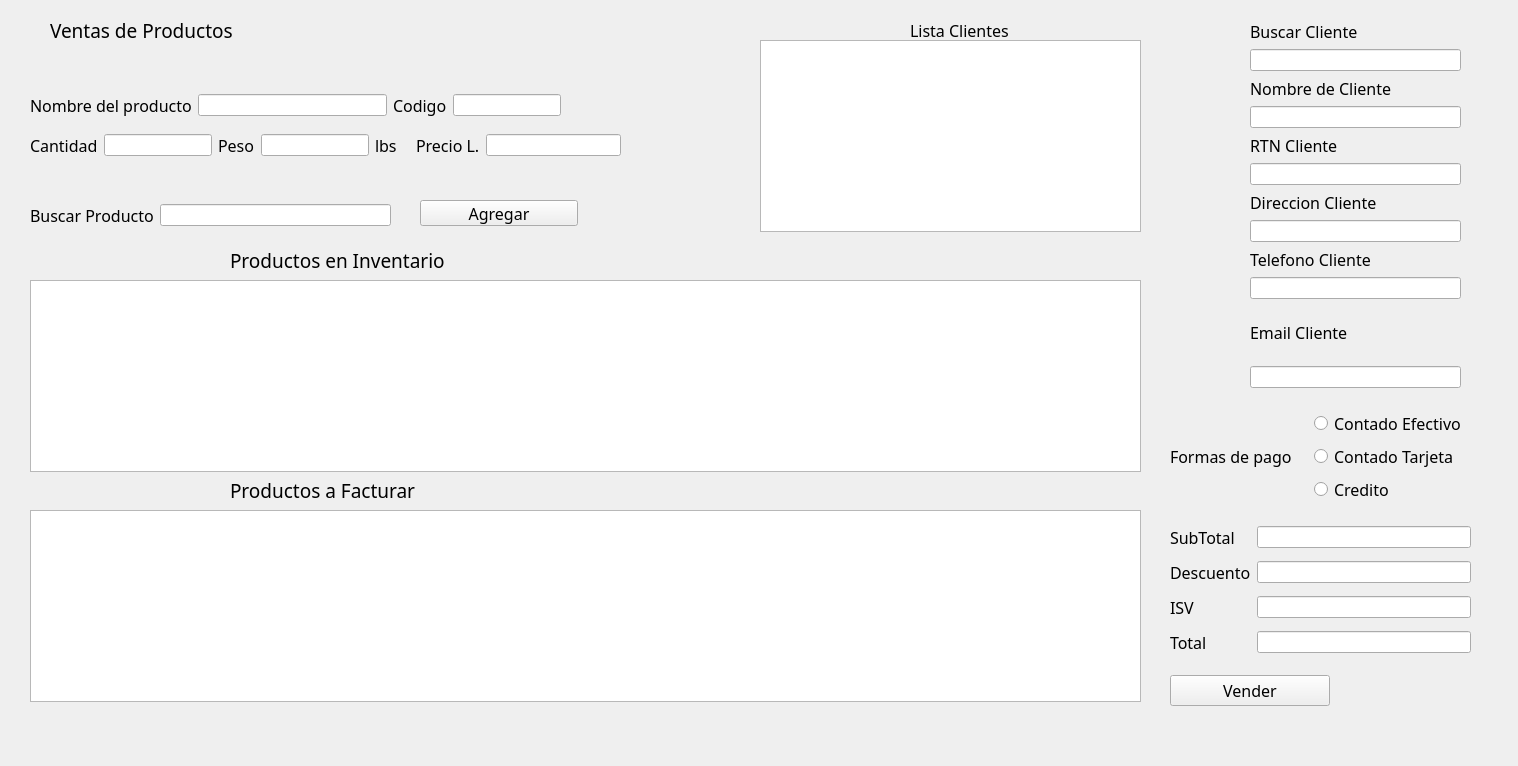
<?xml version="1.0" encoding="UTF-8"?>
<ui version="4.0">
 <class>MainWindow</class>
 <widget class="QMainWindow" name="MainWindow">
  <property name="geometry">
   <rect>
    <x>0</x>
    <y>0</y>
    <width>1518</width>
    <height>766</height>
   </rect>
  </property>
  <property name="windowTitle">
   <string>Ventas</string>
  </property>
  <widget class="QWidget" name="centralwidget">
   <widget class="QLabel" name="label">
    <property name="geometry">
     <rect>
      <x>-10</x>
      <y>0</y>
      <width>1541</width>
      <height>771</height>
     </rect>
    </property>
    <property name="styleSheet">
     <string notr="true">background-image: url(:/imagenes/fondoaplicacion.jpg);</string>
    </property>
    <property name="text">
     <string/>
    </property>
   </widget>
   <widget class="QLabel" name="label_2">
    <property name="geometry">
     <rect>
      <x>50</x>
      <y>20</y>
      <width>191</width>
      <height>20</height>
     </rect>
    </property>
    <property name="font">
     <font>
      <family>Droid Sans</family>
      <pointsize>14</pointsize>
     </font>
    </property>
    <property name="text">
     <string>Ventas de Productos</string>
    </property>
   </widget>
   <widget class="QWidget" name="verticalLayoutWidget">
    <property name="geometry">
     <rect>
      <x>1250</x>
      <y>20</y>
      <width>211</width>
      <height>368</height>
     </rect>
    </property>
    <layout class="QVBoxLayout" name="verticalLayout">
     <item>
      <layout class="QVBoxLayout" name="verticalLayout_5">
       <item>
        <widget class="QLabel" name="label_3">
         <property name="font">
          <font>
           <family>Droid Sans</family>
           <pointsize>12</pointsize>
          </font>
         </property>
         <property name="text">
          <string>Buscar Cliente</string>
         </property>
        </widget>
       </item>
       <item>
        <widget class="QLineEdit" name="txtbuscarcli"/>
       </item>
       <item>
        <layout class="QVBoxLayout" name="verticalLayout_6">
         <item>
          <widget class="QLabel" name="label_5">
           <property name="font">
            <font>
             <family>Droid Sans</family>
             <pointsize>12</pointsize>
            </font>
           </property>
           <property name="text">
            <string>Nombre de Cliente</string>
           </property>
          </widget>
         </item>
         <item>
          <widget class="QLineEdit" name="txtnombrecli">
           <property name="readOnly">
            <bool>true</bool>
           </property>
          </widget>
         </item>
         <item>
          <layout class="QVBoxLayout" name="verticalLayout_10">
           <item>
            <widget class="QLabel" name="label_9">
             <property name="font">
              <font>
               <family>Droid Sans</family>
               <pointsize>12</pointsize>
              </font>
             </property>
             <property name="text">
              <string>RTN Cliente</string>
             </property>
            </widget>
           </item>
           <item>
            <widget class="QLineEdit" name="txtrtnclien">
             <property name="readOnly">
              <bool>true</bool>
             </property>
            </widget>
           </item>
          </layout>
         </item>
        </layout>
       </item>
      </layout>
     </item>
     <item>
      <layout class="QVBoxLayout" name="verticalLayout_11">
       <item>
        <widget class="QLabel" name="label_10">
         <property name="font">
          <font>
           <family>Droid Sans</family>
           <pointsize>12</pointsize>
          </font>
         </property>
         <property name="text">
          <string>Direccion Cliente</string>
         </property>
        </widget>
       </item>
       <item>
        <widget class="QLineEdit" name="txtdireccioncli">
         <property name="readOnly">
          <bool>true</bool>
         </property>
        </widget>
       </item>
       <item>
        <layout class="QVBoxLayout" name="verticalLayout_8">
         <item>
          <widget class="QLabel" name="label_7">
           <property name="font">
            <font>
             <family>Droid Sans</family>
             <pointsize>12</pointsize>
            </font>
           </property>
           <property name="text">
            <string>Telefono Cliente</string>
           </property>
          </widget>
         </item>
         <item>
          <widget class="QLineEdit" name="txttelefonocli">
           <property name="readOnly">
            <bool>true</bool>
           </property>
          </widget>
         </item>
        </layout>
       </item>
      </layout>
     </item>
     <item>
      <layout class="QVBoxLayout" name="verticalLayout_9">
       <item>
        <widget class="QLabel" name="label_8">
         <property name="font">
          <font>
           <family>Droid Sans</family>
           <pointsize>12</pointsize>
          </font>
         </property>
         <property name="text">
          <string>Email Cliente</string>
         </property>
        </widget>
       </item>
       <item>
        <widget class="QLineEdit" name="txtemailcli">
         <property name="readOnly">
          <bool>true</bool>
         </property>
        </widget>
       </item>
      </layout>
     </item>
    </layout>
   </widget>
   <widget class="QWidget" name="gridLayoutWidget">
    <property name="geometry">
     <rect>
      <x>30</x>
      <y>80</y>
      <width>531</width>
      <height>51</height>
     </rect>
    </property>
    <layout class="QGridLayout" name="gridLayout">
     <item row="0" column="2">
      <widget class="QLabel" name="label_12">
       <property name="font">
        <font>
         <family>Droid Sans</family>
         <pointsize>12</pointsize>
        </font>
       </property>
       <property name="text">
        <string>Codigo</string>
       </property>
      </widget>
     </item>
     <item row="0" column="0">
      <widget class="QLabel" name="label_11">
       <property name="font">
        <font>
         <family>Droid Sans</family>
         <pointsize>12</pointsize>
        </font>
       </property>
       <property name="text">
        <string>Nombre del producto</string>
       </property>
      </widget>
     </item>
     <item row="0" column="3">
      <widget class="QLineEdit" name="txtcodigo">
       <property name="sizePolicy">
        <sizepolicy hsizetype="Fixed" vsizetype="Fixed">
         <horstretch>0</horstretch>
         <verstretch>0</verstretch>
        </sizepolicy>
       </property>
       <property name="readOnly">
        <bool>true</bool>
       </property>
      </widget>
     </item>
     <item row="0" column="1">
      <widget class="QLineEdit" name="txtnombrepro">
       <property name="sizePolicy">
        <sizepolicy hsizetype="Expanding" vsizetype="Fixed">
         <horstretch>0</horstretch>
         <verstretch>0</verstretch>
        </sizepolicy>
       </property>
       <property name="readOnly">
        <bool>true</bool>
       </property>
      </widget>
     </item>
    </layout>
   </widget>
   <widget class="QWidget" name="gridLayoutWidget_2">
    <property name="geometry">
     <rect>
      <x>30</x>
      <y>130</y>
      <width>591</width>
      <height>31</height>
     </rect>
    </property>
    <layout class="QGridLayout" name="gridLayout_2">
     <item row="0" column="6">
      <widget class="QLabel" name="label_16">
       <property name="font">
        <font>
         <family>Droid Sans</family>
         <pointsize>12</pointsize>
        </font>
       </property>
       <property name="text">
        <string>Precio L.</string>
       </property>
      </widget>
     </item>
     <item row="0" column="0">
      <widget class="QLabel" name="label_14">
       <property name="font">
        <font>
         <family>Droid Sans</family>
         <pointsize>12</pointsize>
        </font>
       </property>
       <property name="text">
        <string>Cantidad</string>
       </property>
      </widget>
     </item>
     <item row="0" column="2">
      <widget class="QLabel" name="label_13">
       <property name="font">
        <font>
         <family>Droid Sans</family>
         <pointsize>12</pointsize>
        </font>
       </property>
       <property name="text">
        <string>Peso</string>
       </property>
      </widget>
     </item>
     <item row="0" column="3">
      <widget class="QLineEdit" name="txtpeso">
       <property name="sizePolicy">
        <sizepolicy hsizetype="Fixed" vsizetype="Fixed">
         <horstretch>0</horstretch>
         <verstretch>0</verstretch>
        </sizepolicy>
       </property>
       <property name="readOnly">
        <bool>true</bool>
       </property>
      </widget>
     </item>
     <item row="0" column="1">
      <widget class="QLineEdit" name="txtcantidad">
       <property name="sizePolicy">
        <sizepolicy hsizetype="Fixed" vsizetype="Fixed">
         <horstretch>0</horstretch>
         <verstretch>0</verstretch>
        </sizepolicy>
       </property>
      </widget>
     </item>
     <item row="0" column="4">
      <widget class="QLabel" name="label_15">
       <property name="font">
        <font>
         <family>Droid Sans</family>
         <pointsize>12</pointsize>
        </font>
       </property>
       <property name="text">
        <string>lbs</string>
       </property>
      </widget>
     </item>
     <item row="0" column="5">
      <widget class="QLabel" name="label_17">
       <property name="text">
        <string/>
       </property>
      </widget>
     </item>
     <item row="0" column="7">
      <widget class="QLineEdit" name="txtprecio">
       <property name="readOnly">
        <bool>true</bool>
       </property>
      </widget>
     </item>
    </layout>
   </widget>
   <widget class="QWidget" name="horizontalLayoutWidget">
    <property name="geometry">
     <rect>
      <x>30</x>
      <y>200</y>
      <width>361</width>
      <height>31</height>
     </rect>
    </property>
    <layout class="QHBoxLayout" name="horizontalLayout">
     <item>
      <widget class="QLabel" name="label_18">
       <property name="font">
        <font>
         <family>Droid Sans</family>
         <pointsize>12</pointsize>
        </font>
       </property>
       <property name="text">
        <string>Buscar Producto</string>
       </property>
      </widget>
     </item>
     <item>
      <widget class="QLineEdit" name="txtbuscarpro"/>
     </item>
    </layout>
   </widget>
   <widget class="QTableView" name="listaclientes">
    <property name="geometry">
     <rect>
      <x>760</x>
      <y>40</y>
      <width>381</width>
      <height>192</height>
     </rect>
    </property>
    <property name="editTriggers">
     <set>QAbstractItemView::NoEditTriggers</set>
    </property>
   </widget>
   <widget class="QLabel" name="label_19">
    <property name="geometry">
     <rect>
      <x>910</x>
      <y>20</y>
      <width>111</width>
      <height>20</height>
     </rect>
    </property>
    <property name="font">
     <font>
      <family>Droid Sans</family>
      <pointsize>12</pointsize>
     </font>
    </property>
    <property name="text">
     <string>Lista Clientes</string>
    </property>
   </widget>
   <widget class="QLabel" name="label_20">
    <property name="geometry">
     <rect>
      <x>230</x>
      <y>250</y>
      <width>231</width>
      <height>20</height>
     </rect>
    </property>
    <property name="font">
     <font>
      <family>Droid Sans</family>
      <pointsize>14</pointsize>
     </font>
    </property>
    <property name="text">
     <string>Productos en Inventario</string>
    </property>
   </widget>
   <widget class="QTableView" name="listaproductosinv">
    <property name="geometry">
     <rect>
      <x>30</x>
      <y>280</y>
      <width>1111</width>
      <height>192</height>
     </rect>
    </property>
   </widget>
   <widget class="QLabel" name="label_21">
    <property name="geometry">
     <rect>
      <x>230</x>
      <y>480</y>
      <width>231</width>
      <height>20</height>
     </rect>
    </property>
    <property name="font">
     <font>
      <family>Droid Sans</family>
      <pointsize>14</pointsize>
     </font>
    </property>
    <property name="text">
     <string>Productos a Facturar</string>
    </property>
   </widget>
   <widget class="QTableView" name="listaproductosfac">
    <property name="geometry">
     <rect>
      <x>30</x>
      <y>510</y>
      <width>1111</width>
      <height>192</height>
     </rect>
    </property>
   </widget>
   <widget class="QWidget" name="gridLayoutWidget_3">
    <property name="geometry">
     <rect>
      <x>1170</x>
      <y>410</y>
      <width>296</width>
      <height>92</height>
     </rect>
    </property>
    <layout class="QGridLayout" name="gridLayout_3">
     <item row="0" column="1">
      <widget class="QRadioButton" name="radiocontaefec">
       <property name="font">
        <font>
         <family>Droid Sans</family>
         <pointsize>12</pointsize>
        </font>
       </property>
       <property name="text">
        <string>Contado Efectivo</string>
       </property>
      </widget>
     </item>
     <item row="1" column="1">
      <widget class="QRadioButton" name="radiocontatar">
       <property name="font">
        <font>
         <family>Droid Sans</family>
         <pointsize>12</pointsize>
        </font>
       </property>
       <property name="text">
        <string>Contado Tarjeta</string>
       </property>
      </widget>
     </item>
     <item row="2" column="1">
      <widget class="QRadioButton" name="radiocredito">
       <property name="font">
        <font>
         <family>Droid Sans</family>
         <pointsize>12</pointsize>
        </font>
       </property>
       <property name="text">
        <string>Credito</string>
       </property>
      </widget>
     </item>
     <item row="1" column="0">
      <widget class="QLabel" name="label_22">
       <property name="font">
        <font>
         <family>Droid Sans</family>
         <pointsize>12</pointsize>
        </font>
       </property>
       <property name="text">
        <string>Formas de pago</string>
       </property>
      </widget>
     </item>
    </layout>
   </widget>
   <widget class="QWidget" name="gridLayoutWidget_4">
    <property name="geometry">
     <rect>
      <x>1170</x>
      <y>520</y>
      <width>301</width>
      <height>141</height>
     </rect>
    </property>
    <layout class="QGridLayout" name="gridLayout_5">
     <item row="0" column="0">
      <widget class="QLabel" name="label_23">
       <property name="font">
        <font>
         <family>Droid Sans</family>
         <pointsize>12</pointsize>
        </font>
       </property>
       <property name="text">
        <string>SubTotal</string>
       </property>
      </widget>
     </item>
     <item row="3" column="0">
      <widget class="QLabel" name="label_26">
       <property name="font">
        <font>
         <family>Droid Sans</family>
         <pointsize>12</pointsize>
        </font>
       </property>
       <property name="text">
        <string>Total</string>
       </property>
      </widget>
     </item>
     <item row="2" column="0">
      <widget class="QLabel" name="label_25">
       <property name="font">
        <font>
         <family>Droid Sans</family>
         <pointsize>12</pointsize>
        </font>
       </property>
       <property name="text">
        <string>ISV</string>
       </property>
      </widget>
     </item>
     <item row="1" column="0">
      <widget class="QLabel" name="label_24">
       <property name="font">
        <font>
         <family>Droid Sans</family>
         <pointsize>12</pointsize>
        </font>
       </property>
       <property name="text">
        <string>Descuento</string>
       </property>
      </widget>
     </item>
     <item row="0" column="1">
      <widget class="QLineEdit" name="txtsubtotal">
       <property name="readOnly">
        <bool>true</bool>
       </property>
      </widget>
     </item>
     <item row="1" column="1">
      <widget class="QLineEdit" name="txtdescuento">
       <property name="readOnly">
        <bool>true</bool>
       </property>
      </widget>
     </item>
     <item row="2" column="1">
      <widget class="QLineEdit" name="txtisv">
       <property name="readOnly">
        <bool>true</bool>
       </property>
      </widget>
     </item>
     <item row="3" column="1">
      <widget class="QLineEdit" name="txttotal">
       <property name="readOnly">
        <bool>true</bool>
       </property>
      </widget>
     </item>
    </layout>
   </widget>
   <widget class="QWidget" name="verticalLayoutWidget_2">
    <property name="geometry">
     <rect>
      <x>1170</x>
      <y>670</y>
      <width>160</width>
      <height>41</height>
     </rect>
    </property>
    <layout class="QVBoxLayout" name="verticalLayout_2">
     <item>
      <widget class="QPushButton" name="btnvender">
       <property name="font">
        <font>
         <family>Droid Sans</family>
         <pointsize>12</pointsize>
        </font>
       </property>
       <property name="text">
        <string>Vender</string>
       </property>
      </widget>
     </item>
    </layout>
   </widget>
   <widget class="QPushButton" name="btnagregar">
    <property name="geometry">
     <rect>
      <x>420</x>
      <y>200</y>
      <width>158</width>
      <height>26</height>
     </rect>
    </property>
    <property name="font">
     <font>
      <family>Droid Sans</family>
      <pointsize>12</pointsize>
     </font>
    </property>
    <property name="text">
     <string>Agregar</string>
    </property>
   </widget>
  </widget>
 </widget>
 <resources>
  <include location="imagenes/imagenes.qrc"/>
 </resources>
 <connections/>
</ui>
